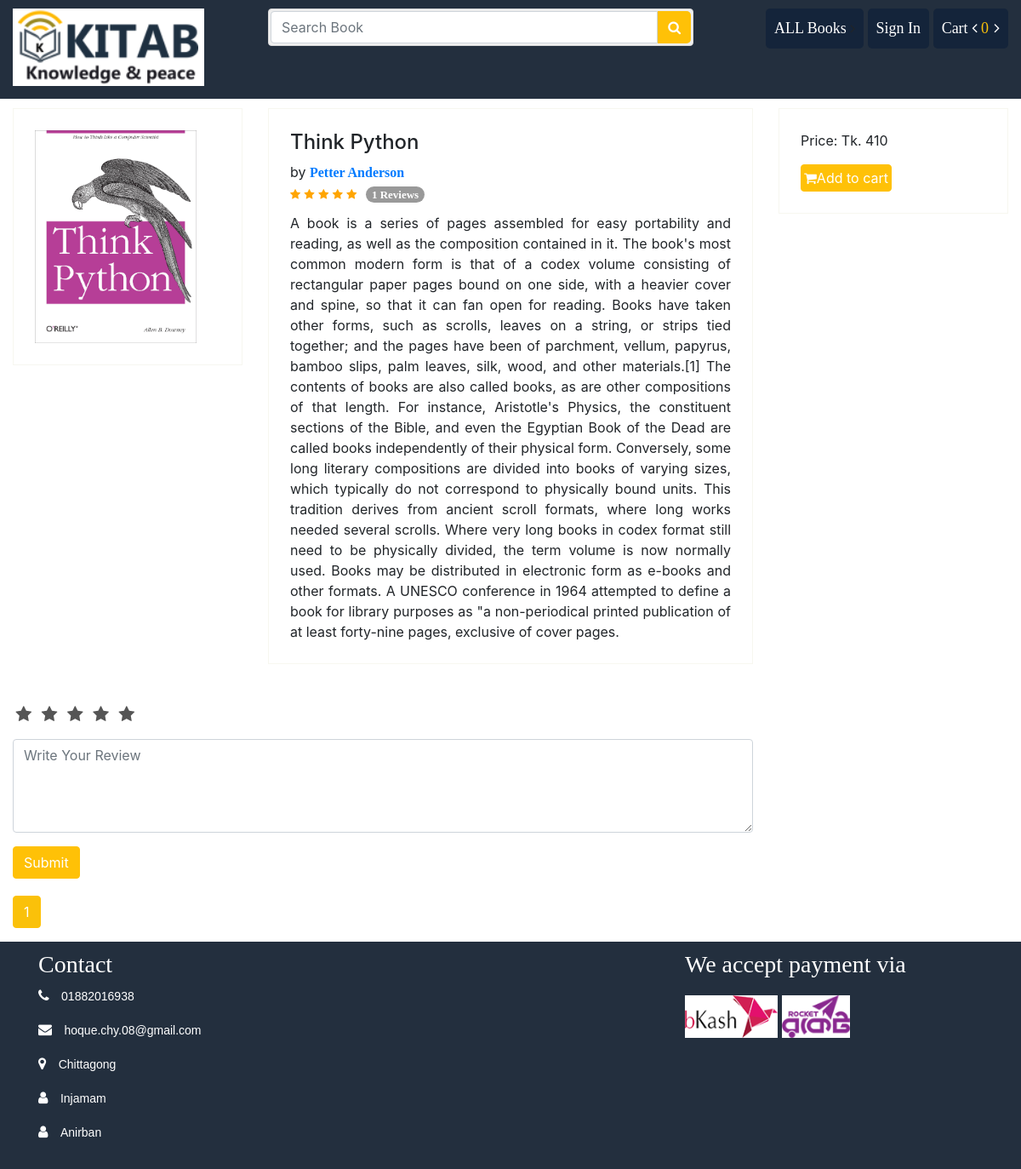
Screenshot of /book/1 with the database file from the repository.
### store/models.py (models this page shows, shortened)
class Book(models.Model):
	writer = models.ForeignKey(Writer, on_delete = models.CASCADE)
	category = models.ForeignKey(Category, on_delete = models.CASCADE)
	name = models.CharField(max_length = 100)
	slug = models.SlugField(max_length=100, db_index=True)
	price = models.IntegerField()
	stock = models.IntegerField()
	coverpage = models.FileField(upload_to = "coverpage/")
	bookpage = models.FileField(upload_to = "bookpage/")
	created = models.DateTimeField(auto_now_add=True)
	updated = models.DateTimeField(auto_now=True)
	totalreview = models.IntegerField(default=1)
	totalrating = models.IntegerField(default=5)
	status = models.IntegerField(default=0)
	description = models.TextField()

class Writer(models.Model):
	name = models.CharField(max_length = 100)
	slug = models.SlugField(max_length=150, unique=True ,db_index=True)
	bio = models.TextField()
	pic = models.FileField(upload_to = "writer/")
	create_at = models.DateTimeField(auto_now_add = True)
	updated_at = models.DateTimeField(auto_now_add = True)
	def __str__(self):
		return self.name

### store/views.py (the view, shortened to what this page needs)
# urls.py: path('book/<int:id>', views.get_book, name="book"),
def get_book(request, id):
    form = ReviewForm(request.POST or None)
    book = get_object_or_404(Book, id=id)
    rbooks = Book.objects.filter(category_id=book.category.id)
    r_review = Review.objects.filter(book_id=id).order_by('-created')
    paginator = Paginator(r_review, 4)
    page = request.GET.get('page')
    rreview = paginator.get_page(page)
    context = {
        "book":book,
        "rbooks": rbooks,
        "form": form,
        "rreview": rreview
    }
    return render(request, "store/book.html", context)

### store/forms.py
class ReviewForm(forms.ModelForm):
    review_star = forms.IntegerField(widget=forms.HiddenInput(), initial=1)
    review_text = forms.CharField(widget=forms.Textarea(attrs={'rows': 4, 'placeholder': 'Write Your Review'}))
    class Meta:
        model = Review
        fields = [
            'review_star',
            'review_text'
        ]
    def __init__(self, *args, **kwargs):
        super(ReviewForm, self).__init__(*args, **kwargs)
        self.helper = FormHelper()
        self.helper.form_show_labels = False

### cart/cart.py (called while the page is built)
    def __len__(self):
        return sum(item['quantity'] for item in self.cart.values())

### store/context_processors.py (called while the page is built)
def sidebar(request):
	categories = Category.objects.all()
	context = {
		"cat":categories
	}
	return context

def cart(request):
	cart = Cart(request)
	context = {
		"cart": cart
	}
	return context

### store/templates/store/book.html (shortened to what this page needs)
{% extends 'store/base.html' %}
{% load static %}
{% load crispy_forms_tags %}
{% load customfunction %}
{% block container %}
			<div class="row">
				<div class="col-sm-12">
					<div class="row">
						<div class="col-sm-3">
							<div class="grid-item">
								<div class="view-details" style="cursor:pointer">
									<img id="product_image" class="lookInsideImg" src="{{ book.coverpage.url }}">
								</div>
							</div>
						</div>
						<div class="col-sm-6">
							<div class="product-information">
								<h4>{{ book.name }}</h4>
								<p style="margin: 0px">by <a style="font-weight:bold" href="{% url 'store:writer' id=book.writer.id %}">{{ book.writer }}</a></p>
								<div class='rating'>
									{{ book.totalrating|averagerating:book.totalreview }}
									<a href='#getreview'><span class='totalrating'>{{ book.totalreview|add:-1 }} Reviews</span></a>
								</div>
								<article class="text-justify" style="margin-top:10px;">
									{{ book.description }}
								</article>
							</div>
						</div>
						<div class="col-sm-3">
							<div class="pricebox">
								<p>Price: Tk. <span> {{ book.price }}</span></p>
								<button class="btn btn-warning" id="addTocart" data-book-id="{{ book.id }}">
									<i class="fa fa-shopping-cart""></i>Add to cart
								</button>
							</div>
						</div>
					</div>
				</div>
			    <div class="col-sm-9 mt-5" id="getreview">
					<div class="rating-stars text-left">
						<ul id="stars">
						  <li id="azaa" class="star" data-value="1"> <i class="fa fa-star fa-fw"></i> </li>
						  <li id="azbb" class="star" data-value="2"> <i class="fa fa-star fa-fw"></i> </li>
						  <li id="azcc" class="star" data-value="3"> <i class="fa fa-star fa-fw"></i> </li>
						  <li id="azdd" class="star" data-value="4"> <i class="fa fa-star fa-fw"></i> </li>
						  <li id="azee" class="star" data-value="5"> <i class="fa fa-star fa-fw"></i> </li>
						</ul>
					</div>
				   <form action="" method="POST" class="needs-validation" novalidate="">
						<div class="form-group">
							{{ form.review_text|as_crispy_field }}
						</div>
						<div class="form-group">
							<button class="btn btn-warning" type="submit" style="color: #fff">Submit </button>
						</div>
				   </form>
					<div class="d-pagination">
					    <ul class="pagination">
						{% for ord in rreview.paginator.page_range %}
							{% if rreview.number == ord %}
								<li class="page-item active">
									<span class="page-link">{{ ord }}
									</span>
								</li>
							{% elif ord > rreview.number|add:'-3' and ord < rreview.number|add:'3' %}
								<li class="page-item">
									<a class="page-link" href="?page={{ ord }}">{{ ord }}</a>
								</li>
							{% endif %}
						{% endfor %}
					    </ul>
					</div>
				</div>
			</div>
{% endblock %}

### store/static/css/style.css (style rules this page uses)
.titleheader > h3, a { font-family: "Times New Roman", Times, serif; display: inline-block; }
.totalrating { display: inline-block; min-width: 10px; padding: 3px 7px; font-weight: bold; line-height: 1; color: #fff; text-align: center; white-space: nowrap; background-color: #999; border-radius: 10px; margin-left: 6px; }
.rating span { font-size: 13px; }
.checked { color: orange; }
ul li { list-style: none; }
.page-link { color: #111!important; }
.page-item.active .page-link { z-index: 1; color: #fff!important; background-color: #fac10a!important; border-color: #ffc107!important; }
.btn-warning, .btn-warning:hover { color: #fff; }
.book-wrapper .btn, .pricebox .btn { padding: 3px }
.view-details { position: relative; border: 1px solid #F7F7F0; padding:25px; overflow: hidden; margin-top: 10px; }
.view-details img { max-height: 250px; transition: all 0.3s ease-in-out; }
.product-information, .pricebox { border: 1px solid #F7F7F0; padding:25px; margin-top: 10px; }
.rating-stars ul, .review-stars ul { list-style-type:none; padding:0; -moz-user-select:none; -webkit-user-select:none; }
.rating-stars ul > li.star { display:inline-block; }
.rating-stars ul > li.star > i.fa { color:#555; }
.rating-stars ul > li.star > i.fa { font-size:20px; }
.d-pagination { margin-top: 20px; }

### rows the page displays
Book: coverpage (picture), name "Think Python", writer "Petter Anderson", totalreview|add "1", description "A book is a series of pages assembled for easy portability and reading, as well as the composition contained in it. The book's most common modern form is that of a codex volume consisting of rectangular paper pages bound on one side, with a heavier cover and spine, so that it can fan open for reading. Books have taken other forms, such as scrolls, leaves on a string, or strips tied together; and the pages have been of parchment, vellum, papyrus, bamboo slips, palm leaves, silk, wood, and other materials.[1] The contents of books are also called books, as are other compositions of that length. For instance, Aristotle's Physics, the constituent sections of the Bible, and even the Egyptian…", price "410"

### other values shown
{{ cart|length }} "0"
{{ ord }} "1"
